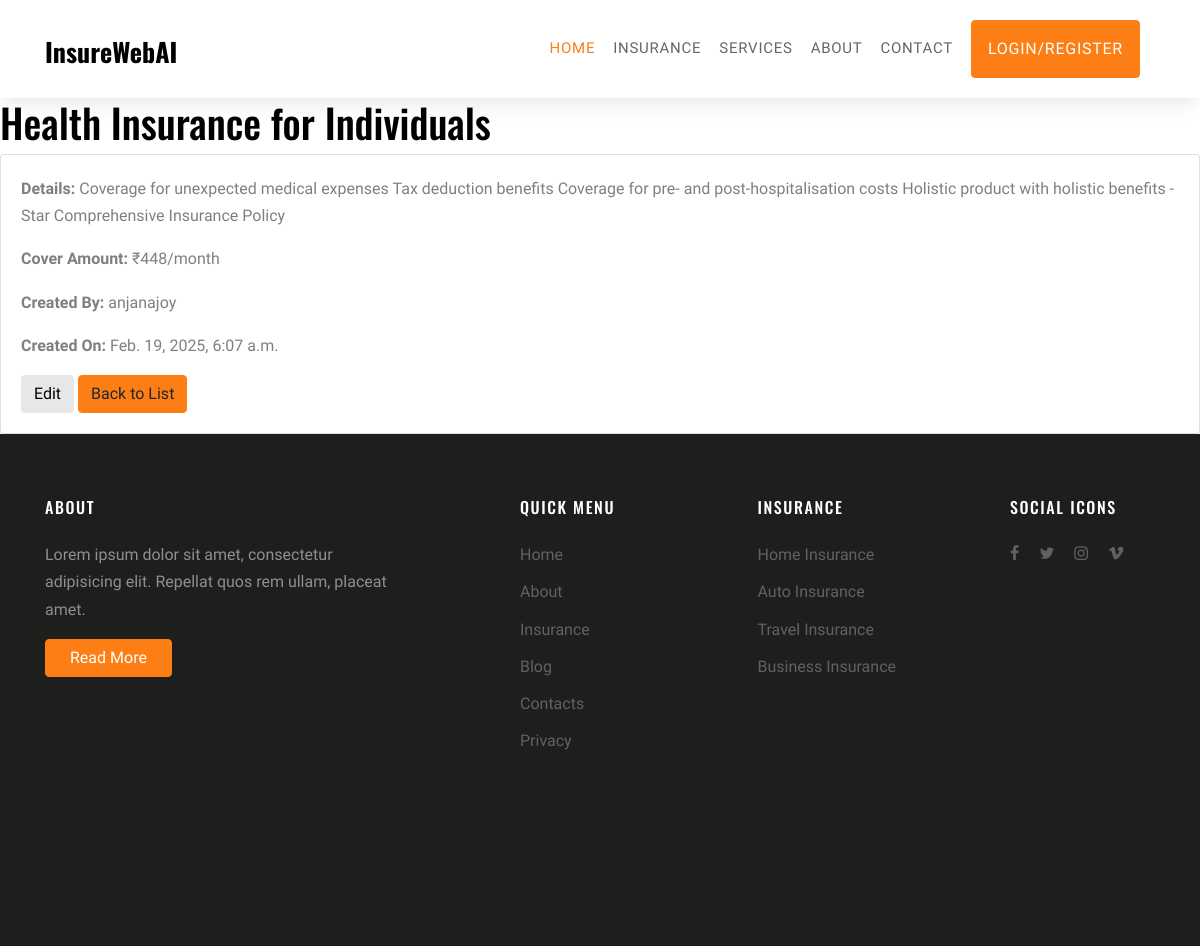
The app's page /policy_detail/1/ with its own data.
### userapp/models.py (models this page shows, shortened)
class Policy(models.Model):
    provider_name = models.CharField(max_length=255)
    name = models.CharField(max_length=255)
    details = models.TextField()
    cover_amount = models.CharField(max_length=255)  # Add cover_amount field
    no_months=models.CharField(max_length=255)
    total_amnt= models.CharField(max_length=255)
    created_by = models.ForeignKey(settings.AUTH_USER_MODEL, on_delete=models.CASCADE, null=True, blank=True) # Use settings.AUTH_USER_MODEL
    created_on = models.DateTimeField(auto_now_add=True)
    image = models.ImageField(upload_to='policy_images/', null=True, blank=True)  # Add this line

class Register(AbstractUser):
    usertype=models.CharField(max_length=50,default="admin")
    contact=models.IntegerField(null=True)
    image=models.ImageField(upload_to='uploads/',null=True)
    licence_no=models.CharField(max_length=60,null=True)
    is_approved=models.BooleanField(default=True)

### userapp/views.py (the view)
# urls.py: path('policy_detail/<int:policy_id>/', views.policy_detail, name='policy_detail'), #<int:policy_id> for the detail view
def policy_detail(request, policy_id):
    policy = get_object_or_404(Policy, pk=policy_id)  # Get policy or 404
    return render(request, 'policy_detail.html', {'policy': policy})

### userapp/templates/policy_detail.html
{% load static %}
{% include 'header.html' %}
    <h1>{{ policy.name }}</h1>
    <div class="card">
        <div class="card-body">
            <p><strong>Details:</strong> {{ policy.details }}</p>
            <p><strong>Cover Amount:</strong> {{ policy.cover_amount }}</p>
            <p><strong>Created By:</strong>
                {% if policy.created_by %}
                    {{ policy.created_by.username }}
                {% else %}
                    N/A
                {% endif %}
            </p>
            <p><strong>Created On:</strong> {{ policy.created_on }}</p>
            <a href="{% url 'edit_policy' policy.id %}" class="btn btn-secondary">Edit</a>
            <a href="{% url 'policy_list' %}" class="btn btn-primary">Back to List</a>
        </div>
    </div>
    {% include 'footer.html' %}

### userapp/static/css/style.css (style rules this page uses)
body { line-height: 1.7; color: rgba(0, 0, 0, 0.5); font-weight: 400; font-size: 1rem; font-family: "Roboto Mono", SFMono-Regular, Menlo, Monaco, Consolas, "Liberation Mono", "Courier New", monospace; font-family: "Work Sans", -apple-system, BlinkMacSystemFont, "Segoe UI", Roboto, "Helvetica Neue", Arial, sans-serif, "Apple Color Emoji", "Segoe UI Emoji", "Segoe UI Symbol", "Noto Color Emoji"; background: #f4f4f4; background-size: cover; background-attachment: fixed; background-repeat: no-repeat; }
h1, h2, h3, h4, h5, .h1, .h2, .h3, .h4, .h5 { color: #000; }
a { -webkit-transition: .3s all ease; -o-transition: .3s all ease; transition: .3s all ease; }
.font-secondary, h1, h2, h3, h4, h5, .h1, .h2, .h3, .h4, .h5 { font-family: "Oswald", arial, sans-serif; }
.btn { position: relative; top: 0; }
.btn.btn-secondary { background-color: #e6e7e9; border-color: #e6e7e9; color: #000; }

### records on screen
Policy: name "Health Insurance for Individuals", details "Coverage for unexpected medical expenses Tax deduction benefits Coverage for pre- and post-hospitalisation costs Holistic product with holistic benefits - Star Comprehensive Insurance Policy", cover_amount "₹448/month", created_by.username "anjanajoy", created_on "Feb. 19, 2025, 6:07 a.m."
